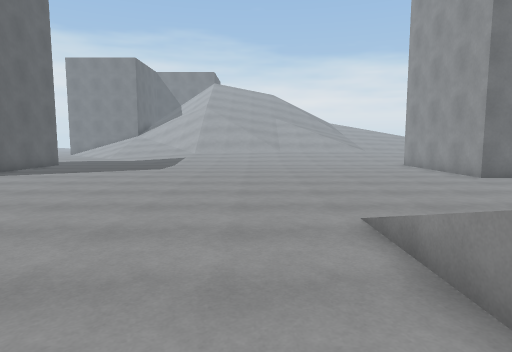
View 1 (above)

22 first-person views from a walk through a Unity game level. The camera is 1.4 m above the floor, tilts 6° down and sees 75° across. The floor is counted in squares, 1 m on a side. Each view is taken from the middle of a square. On the plan, view 1 faces up. The plan holds only what a view shows up to about 15 squares ahead; the rest is blank. The place goes on beyond the plan. The player character is not drawn. Surface patterns are stand-ins for the level's own textures.

View 2
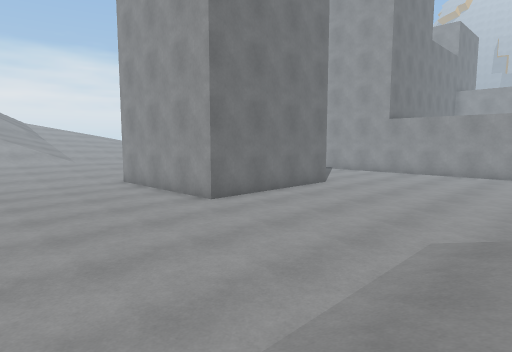

View 3
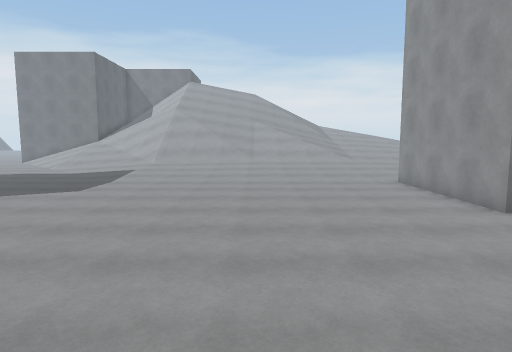

View 4
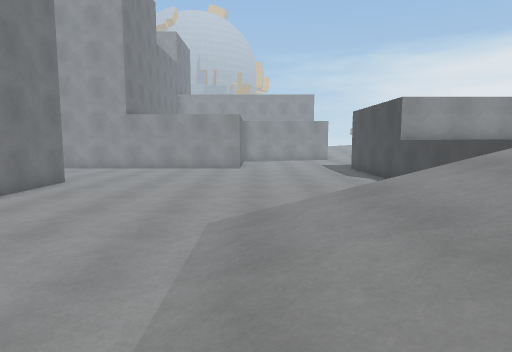

View 5
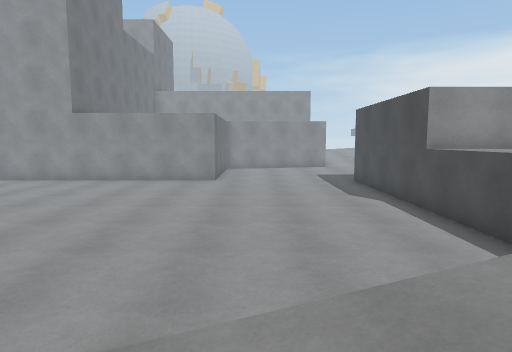

View 6
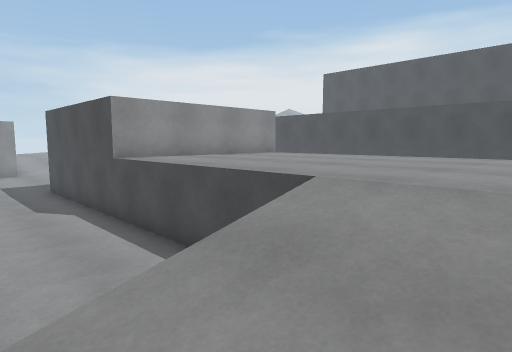

View 7
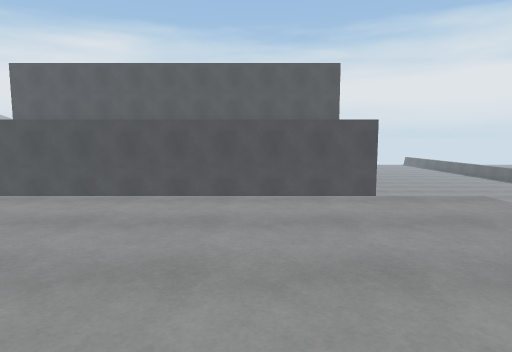

View 8
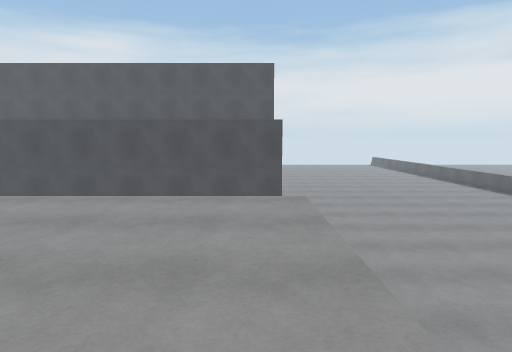

View 9
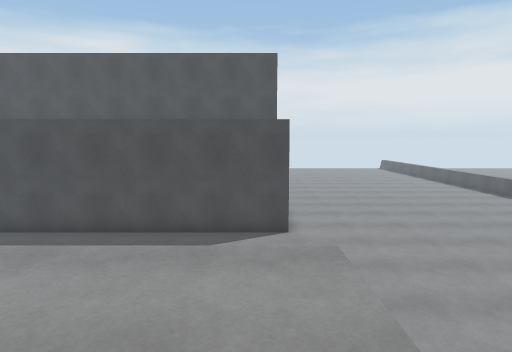

View 10
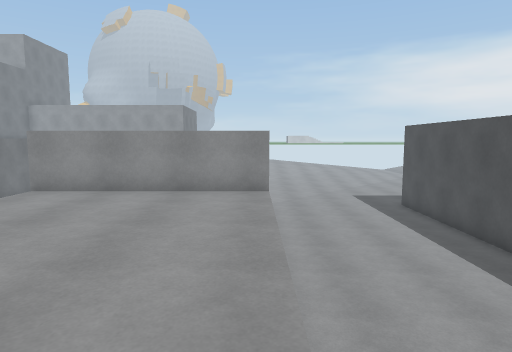

View 11
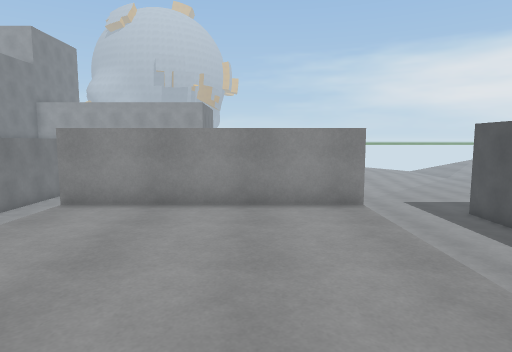

View 12
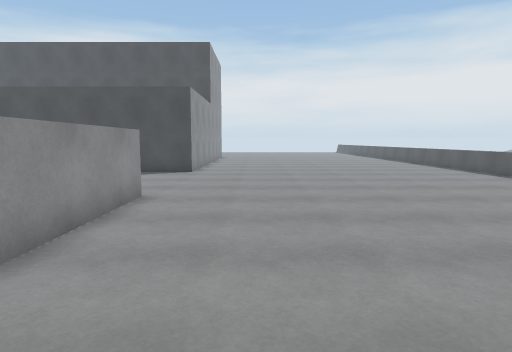

View 13
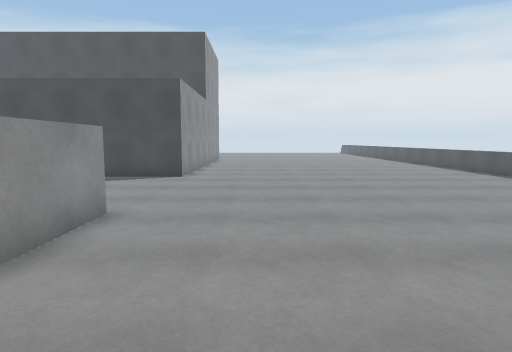

View 14
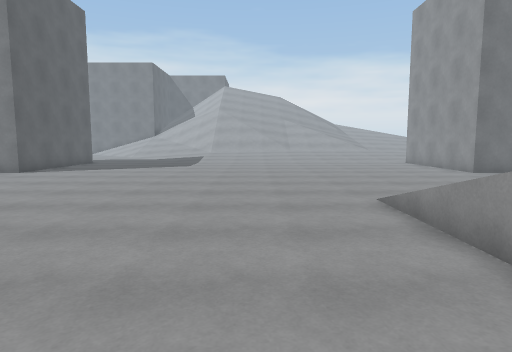

View 15
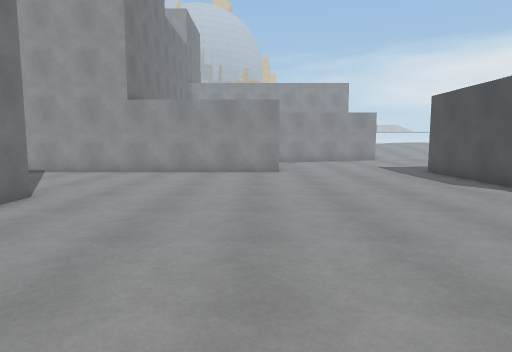

View 16
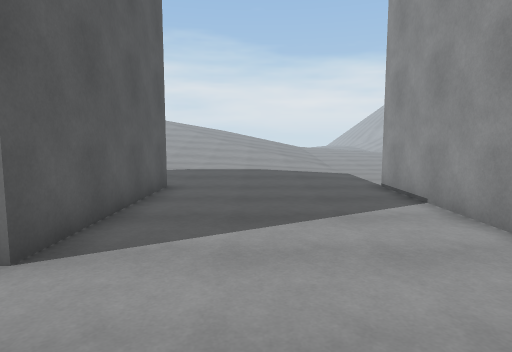

View 17
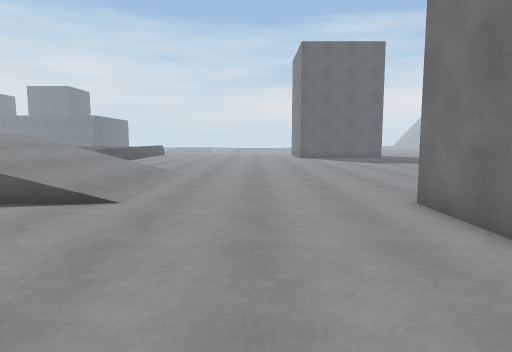

View 18
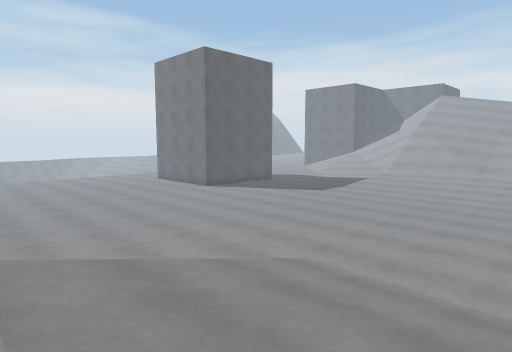

View 19
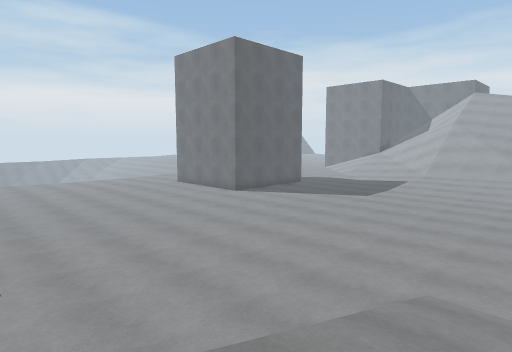

View 20
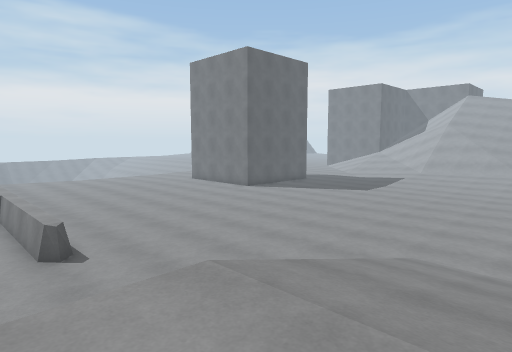

View 21
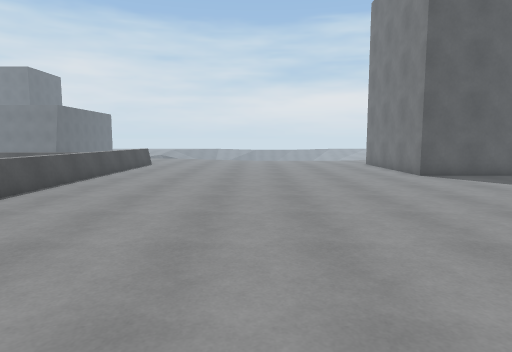

View 22
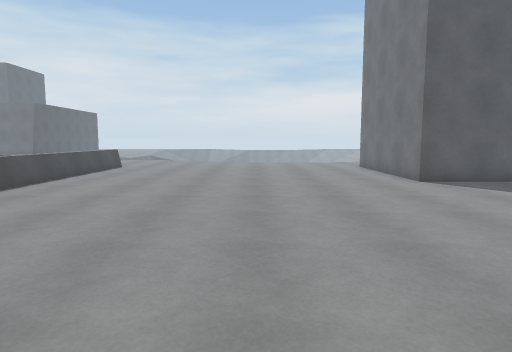

### Floor plan
Key: @ floor where view 1 was taken; # wall or solid block; . main floor; : floor 0.25 m higher than the main floor; + floor 1.75 m higher than the main floor; / step, stairs or slope; = window, fence, low wall or low ledge; ^ raised ledge; v drop or lower ground.
Columns run from 14 left of view 1 to 22 right of it. Each row starts with its distance up from view 1.
 21                   :::        ........
 20                   ....       ........
 19      ..................#     #......#
 18      ..................#     #......#
 17       .................#     #......#
 16   #.   ................#     #......#
 15   #....................#     #......#
 14   #....................#     #......#
 13 ###....................#######......#
 12 ....................................#
 11 ....................................#
 10 ....................................#
  9 ....................................#
  8 ....................................#
  7 ....................................#
  6 ....................................#
  5 ................///////..............
  4 ................///////..............
  3 ................=//////..............
  2 ................=//////..............
  1 ................=//////. ............
  0 ..............@.v//////. ............
 -1 ==========......v++++++++++++########
 -2   =^   .........v++++++++++++#
 -3   =^      ......v++++++++++++^
 -4   =^     .......v++++++++++++^
 -5         ........v++++++++++++^
 -6        .........v++++++++++++#
 -7        .........#++++++++++++#
 -8       ...........        ...........
 -9      .............       ...........
-10      .............       ............
-11     ...............      ............
-12    ^...............       ...........
-13    ^.................................
-14    ^............#####################
-15    ^............#
-16    ^............#
-17       ..........

Positions as (right, up) in squares from view 1, and headings:
1: (0, 0), facing up
2: (2, 4), facing up-right
3: (2, 4), facing up
4: (2, 5), facing right
5: (6, 4), facing right
6: (6, 3), facing down-right
7: (7, 0), facing down
8: (3, 0), facing down
9: (3, -3), facing down
10: (6, -7), facing right
11: (8, -5), facing right
12: (-1, 1), facing down
13: (-1, -1), facing down
14: (-1, -2), facing up
15: (7, 7), facing right
16: (18, 9), facing up
17: (16, 9), facing left
18: (7, -1), facing up-left
19: (4, -1), facing up-left
20: (5, -3), facing up-left
21: (2, 6), facing left
22: (0, 7), facing left
